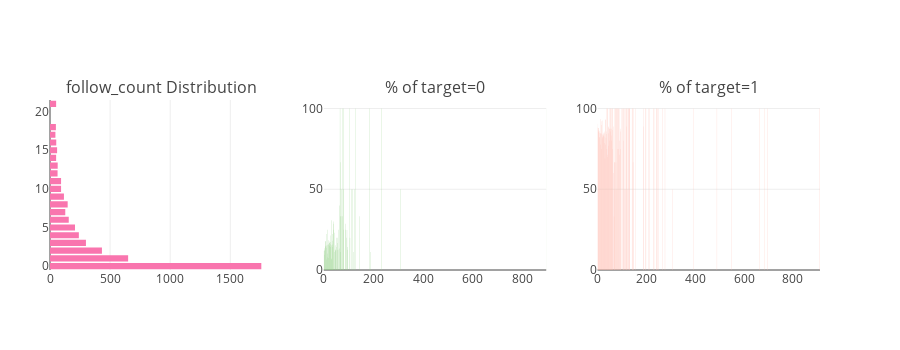

The code cell stored with this chart in its notebook:
### Code cell
utils.catAndTrgt(df=X, col='follow_count', limit=20)

### Figure 1 — Plotly figure (JSON) as saved in the notebook; plotly's stock layout.template omitted (floating-point values rounded to 4 significant figures; data arrays with more than 128 entries replaced by an {"elided": "..."} marker saying what was removed)
{"data": [{"marker": {"color": "#f975ae"}, "orientation": "h", "type": "bar", "uid": "a92b73c0-aa12-11e8-bd1e-6c40089fb510", "x": [45, 49, 51, 51, 52, 59, 63, 64, 92, 92, 116, 127, 147, 156, 208, 240, 299, 432, 650, 1758], "xaxis": "x", "y": [17, 18, 21, 14, 16, 15, 12, 13, 10, 11, 9, 7, 8, 6, 5, 4, 3, 2, 1, 0], "yaxis": "y"}, {"marker": {"color": "#96D38C"}, "name": "Target : 0", "type": "bar", "uid": "a92e23e8-aa12-11e8-a581-6c40089fb510", "x": [0, 1, 2, 3, 5, 4, 6, 8, 7, 9, 10, 12, 16, 13, 21, 18, 17, 23, 15, 11, 20, 22, 34, 14, 24, 25, 26, 27, 29, 30, 40, 38, 35, 19, 28, 44, 33, 36, 39, 46, 45, 105, 62, 88, 68, 67, 64, 79, 51, 126, 185, 86, 233, 91, 93, 94, 187, 95, 124, 103, 145, 80, 111, 115, 119, 47, 75, 78, 307, 48, 43, 50, 53, 55, 56, 57, 60, 32, 31, 65, 66, 69, 71, 74, 895], "xaxis": "x2", "y": [11.72, 9.385, 13.43, 12.04, 14.42, 12.08, 17.95, 17.69, 14.96, 13.79, 15.22, 22.22, 25, 15.62, 17.65, 18.37, 15.56, 15, 10.17, 6.522, 16.13, 16.67, 18.18, 7.843, 16.67, 16, 17.39, 14.29, 15.38, 30.77, 30, 25, 15.79, 7.5, 21.43, 23.08, 22.22, 14.29, 28.57, 11.76, 15.38, 20, 13.33, 28.57, 33.33, 66.67, 40, 50, 14.29, 100, 100, 25, 100, 20, 25, 14.29, 11.11, 12.5, 50, 100, 33.33, 25, 50, 50, 11.11, 12.5, 33.33, 100, 50, 12.5, 11.11, 20, 12.5, 16.67, 20, 12.5, 25, 7.143, 6.667, 100, 11.11, 33.33, 50, 100, 100], "yaxis": "y2"}, {"marker": {"color": "#FEBFB3"}, "name": "Target : 1", "type": "bar", "uid": "a92f96d0-aa12-11e8-9f3a-6c40089fb510", "x": {"elided": "134 int values"}, "xaxis": "x3", "y": {"elided": "134 float values"}, "yaxis": "y3"}], "layout": {"annotations": [{"font": {"size": 16}, "showarrow": false, "text": "follow_count Distribution", "x": 0.1444, "xanchor": "center", "xref": "paper", "y": 1, "yanchor": "bottom", "yref": "paper"}, {"font": {"size": 16}, "showarrow": false, "text": "% of target=0", "x": 0.5, "xanchor": "center", "xref": "paper", "y": 1, "yanchor": "bottom", "yref": "paper"}, {"font": {"size": 16}, "showarrow": false, "text": "% of target=1", "x": 0.8556, "xanchor": "center", "xref": "paper", "y": 1, "yanchor": "bottom", "yref": "paper"}], "height": 350, "margin": {"l": 50}, "showlegend": false, "xaxis": {"anchor": "y", "domain": [0, 0.2889]}, "xaxis2": {"anchor": "y2", "domain": [0.3556, 0.6444]}, "xaxis3": {"anchor": "y3", "domain": [0.7111, 1]}, "yaxis": {"anchor": "x", "domain": [0, 1]}, "yaxis2": {"anchor": "x2", "domain": [0, 1]}, "yaxis3": {"anchor": "x3", "domain": [0, 1]}}}
